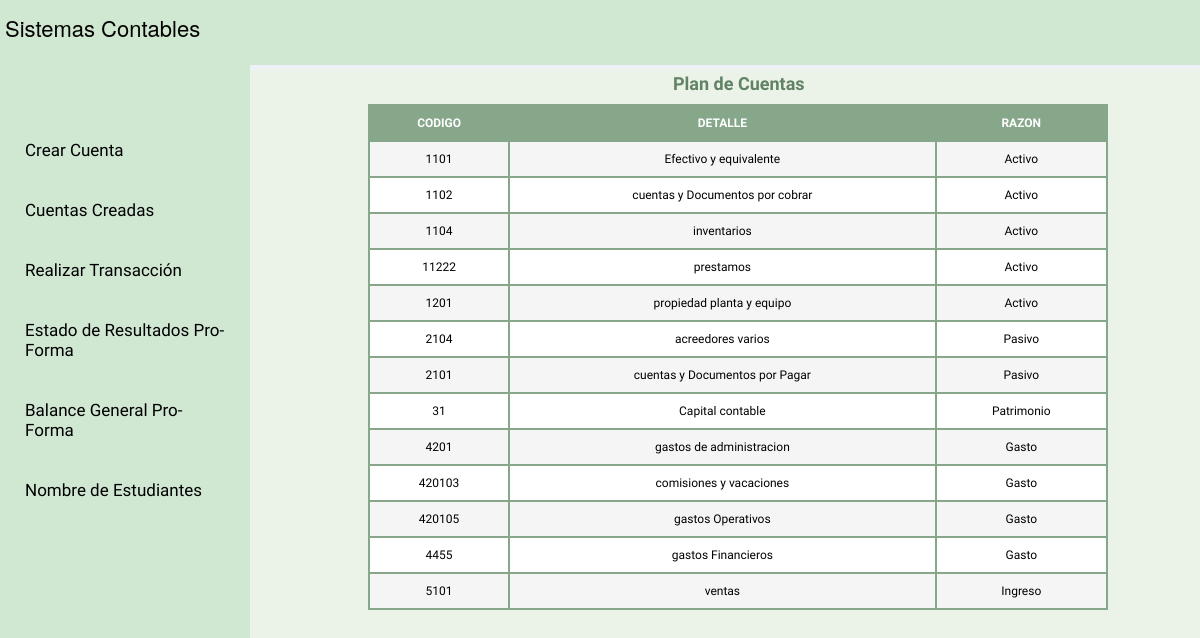
The page / on the database its author committed.
### tables this page shows
CREATE TABLE `cuentas` (
  `DETALLE` varchar(50) NOT NULL,
  `RAZON` varchar(100) NOT NULL,
  `CODIGO` int(11) NOT NULL,
  `TOTAL` int(11) NOT NULL,
  `FECHA` date DEFAULT NULL
);

### index.php (the view, shortened to what this page needs)
<?php
include("header.php");
?>
<section class="contenido">
    <header class="tituloContenido"><h2>Plan de Cuentas</h2></header>
    <table class='styled-table'>
        <tr>
            <th>CODIGO</th>
            <th>DETALLE</th>
            <th>RAZON</th>
        </tr>
        <?php
       $mysqli = new mysqli("localhost", "root", "", "contabilidad");
        $consulta = $mysqli->query("SELECT * FROM cuentas ORDER BY CAST(SUBSTRING(CODIGO, 1, 2) AS SIGNED)");        if ($consulta) {
            while ($linea = $consulta->fetch_assoc()) {
                echo "<tr>
                    <td>{$linea['CODIGO']}</td>
                    <td>{$linea['DETALLE']}</td>
                    <td>{$linea['RAZON']}</td>
                </tr>";
            }
        } else {
            echo "Error en la consulta: " . $mysqli->error;
        }
        ?>
    </table>
</section>
</body>
</html>

### css/style.css (style rules this page uses)
html, div, map, dt, isindex, form, header, aside, section, section, article, footer { display: block; }
html, body { height: 100%; margin: 0; padding: 0; font-family: "Helvetica Neue", Helvetica, Arial, Verdana, sans-serif; background: #ebf3e8; font-size: 12px; }
h1, h2, h3, h4, h5, h6 { margin: 0; padding: 0; }
.contenido { float: right; font-family: "Montserrat Alternates", sans-serif; height: 86.5%; margin-top: -2px; width: 77%; }
.tituloContenido { padding: 10px; color: #618264; text-align: center; width: 98%; }
tbody, tbody th { background: #eee; padding: 5px 10px; }
tbody th { color: white; }
.styled-table { width: 80%; margin: 0 auto; border-collapse: collapse; border: 2px solid #86a789; }
.styled-table th, .styled-table td { border: 2px solid #86a789; padding: 10px; text-align: center; }
.styled-table th { background-color: #86a789; color: #fff; }
.styled-table tr:nth-child(even) { background-color: #f5f5f5; }
.styled-table tr:nth-child(odd) { background-color: #fff; }

### rows shown on the page
cuentas: CODIGO "1101", DETALLE "Efectivo y equivalente", RAZON "Activo"
cuentas: CODIGO "1102", DETALLE "cuentas y Documentos por cobrar", RAZON "Activo"
cuentas: CODIGO "1104", DETALLE "inventarios", RAZON "Activo"
cuentas: CODIGO "11222", DETALLE "prestamos", RAZON "Activo"
cuentas: CODIGO "1201", DETALLE "propiedad planta y equipo", RAZON "Activo"
cuentas: CODIGO "2104", DETALLE "acreedores varios", RAZON "Pasivo"
cuentas: CODIGO "2101", DETALLE "cuentas y Documentos por Pagar", RAZON "Pasivo"
cuentas: CODIGO "31", DETALLE "Capital contable", RAZON "Patrimonio"
cuentas: CODIGO "4201", DETALLE "gastos de administracion", RAZON "Gasto"
cuentas: CODIGO "420103", DETALLE "comisiones y vacaciones", RAZON "Gasto"
cuentas: CODIGO "420105", DETALLE "gastos Operativos", RAZON "Gasto"
cuentas: CODIGO "4455", DETALLE "gastos Financieros", RAZON "Gasto"
cuentas: CODIGO "5101", DETALLE "ventas", RAZON "Ingreso"
